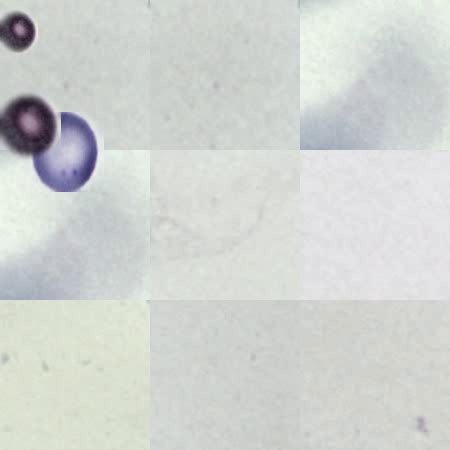
#> input picture frame 24 of cells.mp4, 450 x 450 px
$ jupyter execute kozlovDZ6m.ipynb
#> lines starting #> are read from the running program, lines starting #| are printed output that depends on the picture; after the words box and inside, x2 and y2 are one past the last pixel; in counts of white or black regions, pixels touching at a corner belong together
[cell 1]
# Продолжайте развивать генератор данных.
# Решите задачу трекинга объектов.
# Этап 1. Генератор последовательности кадров с потоком клеток, перемещающихся "слева - направо".
#  - сгенерировать последовательность кадров в 10 секунд (итого - примерно 240 кдаров)
# - первичное положение клеток - случайный пиксель
# - при достижении границы изображения объект прекращает свое существование
# - пусть генератор пути клеток позволяет перемещать клетку по синусоиде  y(x(t) ) = ax+b + c * sin( omega *x) + eps_noise
# - a,b,c omega - случайно сгенерированные значения для данной клетки  eps_noise - случайное значение для каждой секунды
# - a,b,c omega - случайно сгенерированные значения для данной клетки
# - 10 секунду - 10 отсчетов времени t,  положение между кажром 0 и кадром 24 интерполируется при помощи линейной интерполяции по формуле:
# - выполнить то же самое, только зависимость не T(z),как в примере, а y(x)

[cell 2]
# Этап 2. Трекинг объектов.
# Используя пример, приведенный в лекции про трекинг, решить задачу трекинга объектов
# Пути (положения) объктов на каждом кадре сохранить в файл.
# Визуализировать траектории объектов на изображении.

[cell 3]
#Создание видео из последовательности кадров

[cell 4]
import os
import random
import cv2
import numpy as np
import math
from tqdm import tqdm
from matplotlib import pyplot as plt


def load_images(folder):
    images = []
    for f in os.listdir(folder):
        if f.lower().endswith(('.png', '.jpg', '.jpeg')):
            img = cv2.imread(os.path.join(folder, f))
            if img is not None:
                images.append(img)
    return images

# [38 lines left out: functions generate_3x3_background, draw_cell_with_blur, not called in this run]

class CellWithYofX:
    # [33 lines left out: functions __init__, update, not called in this run]

def generate_y_of_x_video(output_path, duration=10, fps=30, img_size=(450, 450), max_cells=7):
    bg_images = load_images("/content/fon")
    cell_images = load_images("/content/cell")

    if not bg_images or not cell_images:
        raise ValueError("Проверьте папки с изображениями!")

    print(f"Загружено: {len(bg_images)} фонов, {len(cell_images)} клеток")

    background = generate_3x3_background(bg_images, img_size)

    fourcc = cv2.VideoWriter_fourcc(*'mp4v')
    out = cv2.VideoWriter(output_path, fourcc, fps, img_size)

    cells = []
    total_frames = duration * fps

    for frame_idx in tqdm(range(total_frames), desc="Генерация кадров"):
        frame = background.copy()
        current_time = frame_idx / fps

        if len(cells) < max_cells and (frame_idx % 20 == 0 or len(cells) < 2):
            cell_img = random.choice(cell_images)
            cell_size = random.randint(40, 80)
            cell_img = cv2.resize(cell_img, (cell_size, cell_size))

            cells.append({
                'obj': CellWithYofX(img_size, cell_size),
                'img': cell_img
            })

        for cell in cells[:]:
            if not cell['obj'].update(1/fps):
                cells.remove(cell)
                continue

            x, y = int(cell['obj'].x), int(cell['obj'].y)
            frame = draw_cell_with_blur(frame, cell['img'], x, y)

        out.write(frame)

        if frame_idx in [0, total_frames//4, total_frames//2, total_frames-1]:
            plt.figure(figsize=(8, 8))
            plt.imshow(cv2.cvtColor(frame, cv2.COLOR_BGR2RGB))
            plt.title(f"t = {current_time:.1f}с")
            plt.axis('off')
            plt.show()

    out.release()
    print(f"Видео сохранено: {output_path}")

try:
    generate_y_of_x_video(
        "cells.mp4",
        duration=10,
        fps=24,
        img_size=(450, 450),
        max_cells=8
    )
except Exception as e:
    print(f"Ошибка генерации видео: {e}")

class SimpleTracker:
    def __init__(self):
        self.tracks = {}
        self.next_id = 0

    def update(self, detections):
        if not self.tracks:
            for det in detections:
                self.tracks[self.next_id] = {
                    'positions': [self._center(det)],
                    'missed': 0
                }
                self.next_id += 1
            return self.tracks

        matched_det = set()
        updated_tracks = {}

        for track_id, track in self.tracks.items():
            last_pos = track['positions'][-1]
            min_dist = float('inf')
            best_match = None

            for i, det in enumerate(detections):
                if i in matched_det:
                    continue

                dist = self._distance(last_pos, self._center(det))
                if dist < 25:
                    if dist < min_dist:
                        min_dist = dist
                        best_match = i

            if best_match is not None:
                matched_det.add(best_match)
                track['positions'].append(self._center(detections[best_match]))
                track['missed'] = 0
                updated_tracks[track_id] = track

        for i, det in enumerate(detections):
            if i not in matched_det:
                self.tracks[self.next_id] = {
                    'positions': [self._center(det)],
                    'missed': 0
                }
                self.next_id += 1

        return self.tracks

    def _center(self, bbox):
        x, y, w, h = bbox
        return (x + w // 2, y + h // 2)

    def _distance(self, p1, p2):
        return ((p1[0] - p2[0]) ** 2 + (p1[1] - p2[1]) ** 2) ** 0.5

class BloodCellTracker:
    def __init__(self, video_path):
        self.cap = cv2.VideoCapture(video_path)
        if not self.cap.isOpened():
            raise ValueError(f"Не удалось открыть видео: {video_path}")

        self.MIN_CELL_AREA = 100
        self.MAX_CELL_AREA = 3000
        self.THRESHOLD = 15
        self.MIN_DISTANCE = 50
        self.MIN_ASPECT_RATIO = 1.0
        self.MAX_ASPECT_RATIO = 2.5

        self.kernel = cv2.getStructuringElement(cv2.MORPH_ELLIPSE, (7, 7))
        self.trackers = []
        self.bboxes = []
        self.track_ids = []
        self.track_history = {}
        self.next_id = 0
        self.colors = np.random.randint(0, 255, (1000, 3))
        self.tracker = SimpleTracker()

    def preprocess_frame(self, frame):
        try:
            hsv = cv2.cvtColor(frame, cv2.COLOR_BGR2HSV)
            gray = hsv[:, :, 1]

            blurred = cv2.GaussianBlur(gray, (9, 9), 0)
            thresh = cv2.adaptiveThreshold(
                blurred, 255,
                cv2.ADAPTIVE_THRESH_GAUSSIAN_C,
                cv2.THRESH_BINARY_INV, 11, 2
            )

            morphed = cv2.morphologyEx(thresh, cv2.MORPH_CLOSE, self.kernel)
            morphed = cv2.morphologyEx(morphed, cv2.MORPH_OPEN, self.kernel)

            return morphed
        except Exception as e:
            print(f"Ошибка обработки кадра: {e}")
            return None

    def detect_cells(self, frame):
        mask = self.preprocess_frame(frame)
        if mask is None:
            return []

        contours, _ = cv2.findContours(
            mask, cv2.RETR_EXTERNAL, cv2.CHAIN_APPROX_SIMPLE
        )

        valid_boxes = []
        for cnt in contours:
            area = cv2.contourArea(cnt)
            perimeter = cv2.arcLength(cnt, True)
            circularity = 4 * np.pi * area / (perimeter ** 2) if perimeter > 0 else 0
            if (self.MIN_CELL_AREA < area < self.MAX_CELL_AREA and
                    0.7 < circularity < 1.3):
                x, y, w, h = cv2.boundingRect(cnt)
                valid_boxes.append((x, y, w, h))
                aspect_ratio = max(w, h) / min(w, h)
                if self.MIN_ASPECT_RATIO < aspect_ratio < self.MAX_ASPECT_RATIO:
                    valid_boxes.append((x, y, w, h))

        return valid_boxes

    def update_tracking(self, frame):
        detections = self.detect_cells(frame)
        tracks = self.tracker.update(detections)

        self.track_history = {
            track_id: data['positions']
            for track_id, data in tracks.items()
            if data['missed'] < 5
        }

        return len(self.track_history)

    def visualize(self, frame):
        display_frame = frame.copy()

        for track_id, positions in self.track_history.items():
            color = self.colors[track_id % len(self.colors)].tolist()

            for i in range(1, len(positions)):
                cv2.line(display_frame, positions[i - 1], positions[i], color, 2)

            if positions:
                x, y = positions[-1]
                cv2.circle(display_frame, (x, y), 5, color, -1)
                cv2.putText(display_frame, f"ID:{track_id}", (x + 10, y),
                            cv2.FONT_HERSHEY_SIMPLEX, 0.5, color, 1)

        return display_frame

    def save_results(self, output_dir='output'):
        min_track_length = 10
        for track_id, positions in list(self.track_history.items()):
            if len(positions) < min_track_length:
                del self.track_history[track_id]
        os.makedirs(output_dir, exist_ok=True)

        with open(os.path.join(output_dir, 'tracks.csv'), 'w') as f:
            f.write("track_id,frame,x,y\n")
            for track_id, positions in self.track_history.items():
                for frame_num, (x, y) in enumerate(positions):
                    f.write(f"{track_id},{frame_num},{x},{y}\n")

        plt.figure(figsize=(8, 8))
        for track_id, positions in self.track_history.items():
            if len(positions) > 1:
                xs, ys = zip(*positions)
                plt.plot(xs, ys, label=f'Трек {track_id}',linestyle = '-.')

        plt.gca().invert_yaxis()
        plt.legend()
        plt.title("Траектории клеток")
        ax = plt.gca()
        ax.set_facecolor("lightgrey")
        plt.savefig(os.path.join(output_dir, 'trajectories.png'))
        plt.close()

    def run(self):
        total_frames = int(self.cap.get(cv2.CAP_PROP_FRAME_COUNT))
        output_frames = []

        with tqdm(total=total_frames, desc="Tracking cells") as pbar:
            while True:
                ret, frame = self.cap.read()
#> frame is the input picture: shape (450, 450, 3); mean B, G, R 208.5, 211.6, 208.4
                if not ret:
                    break

                try:
                    detections = self.detect_cells(frame)
#> in preprocess_frame, `gray = hsv[:, :, 1]`:
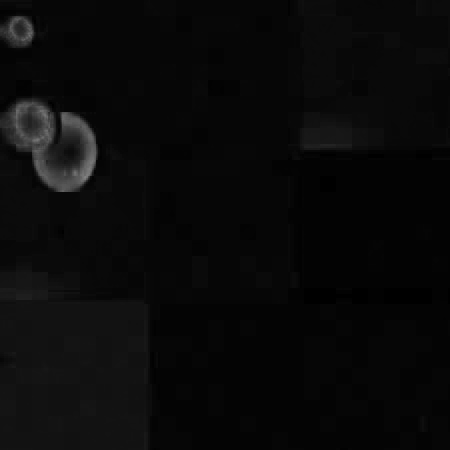
#> gray: shape (450, 450); min 0, max 131, mean 9.4
#> in preprocess_frame, `thresh = cv2.adaptiveThreshold( blurred, 255, cv2.ADAPTIVE_THRESH_GAUS..`:
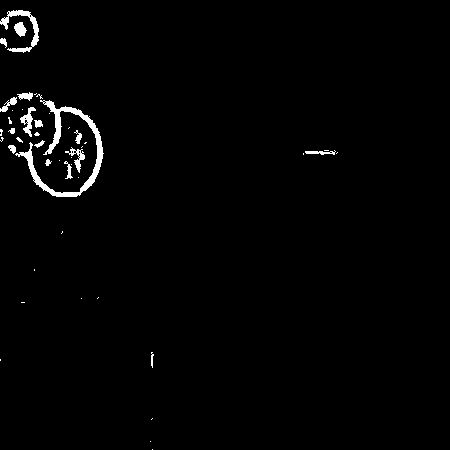
#> thresh: shape (450, 450); 1.5% white; 46 white regions (29 under 20 px), largest, box (x1, y1, x2, y2) and area: (15, 100, 104, 197) 1439, (0, 10, 39, 53) 434, (20, 107, 36, 137) 188
#> in preprocess_frame, `morphed = cv2.morphologyEx(thresh, cv2.MORPH_CLOSE, self.kernel)`:
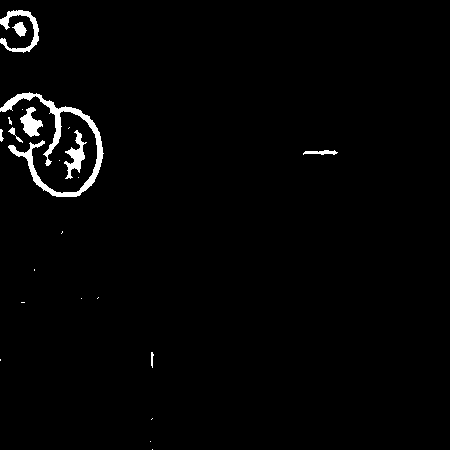
#> morphed: shape (450, 450); 1.8% white; 23 white regions (14 under 20 px), largest, box (x1, y1, x2, y2) and area: (0, 92, 104, 197) 1917, (0, 10, 39, 53) 519, (64, 130, 87, 179) 419
#> in preprocess_frame, `morphed = cv2.morphologyEx(morphed, cv2.MORPH_OPEN, self.kernel)`:
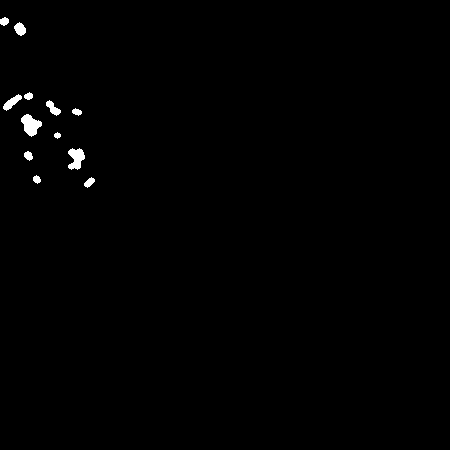
#> morphed: shape (450, 450); 0.63% white; 12 white regions
#> in detect_cells, `contours, _ = cv2.findContours( mask, cv2.RETR_EXTERNAL, cv2.CHAIN_APP..`: contours = 12 contours; largest, box (x1, y1, x2, y2) and area: (21, 114, 42, 137) 256, (68, 148, 85, 170) 216, (3, 94, 22, 111) 118, (14, 22, 26, 36) 96, (46, 100, 61, 116) 94
#> the loop in detect_cells, `for cnt in contours:` made 12 passes
#> (area, perimeter, circularity) on passes 1 to 8: (56, 30.63, 0.75), (38, 24.14, 0.819), (49.5, 27.56, 0.819), (216, 75.25, 0.479), (24, 19.31, 0.809), (256.5, 69.01, 0.677), (40, 26.14, 0.736), (94.5, 46.87, 0.541)
#> after the loop in detect_cells, `for cnt in contours:`: valid_boxes = []
#> detections = []
                    active_count = self.update_tracking(frame)
#> the loop in detect_cells (call 2), `for cnt in contours:` made 12 passes
#> after the loop in update, `for det in detections:`: self.next_id = 0; self.tracks = 0 items
#> active_count = 0
                    tracked_frame = self.visualize(frame)
                    output_frames.append(tracked_frame)

                    if cv2.waitKey(1) == 27:
#> (key Esc is pressed here)
                        break

                    pbar.update(1)
                except Exception as e:
                    print(f"Ошибка обработки кадра: {e}")
                    break

        height, width = output_frames[0].shape[:2]
        fourcc = cv2.VideoWriter_fourcc(*'mp4v')
#> fourcc = 1983148141
        out = cv2.VideoWriter('tracked_cells.mp4', fourcc, 24, (width, height))

        for frame in output_frames:
            out.write(frame)
#> this loop made 1 pass
        out.release()

        self.save_results()
        self.cap.release()
        cv2.destroyAllWindows()

        plt.figure(figsize=(8, 8))
        for i, idx in enumerate([0, len(output_frames)//4, len(output_frames)//2, len(output_frames)-1]):
            plt.subplot(2, 2, i+1)
            plt.imshow(cv2.cvtColor(output_frames[idx], cv2.COLOR_BGR2RGB))
            plt.title(f"Кадр {idx}")
            plt.axis('off')
#> this loop made 4 passes
        plt.show()
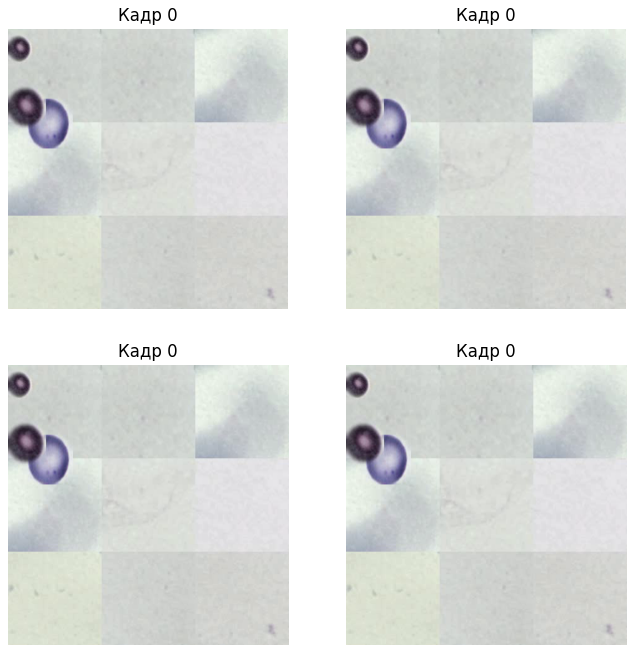
#> figure drawn by matplotlib, 4 panels
        self.save_results()
        img = cv2.imread('output/trajectories.png')
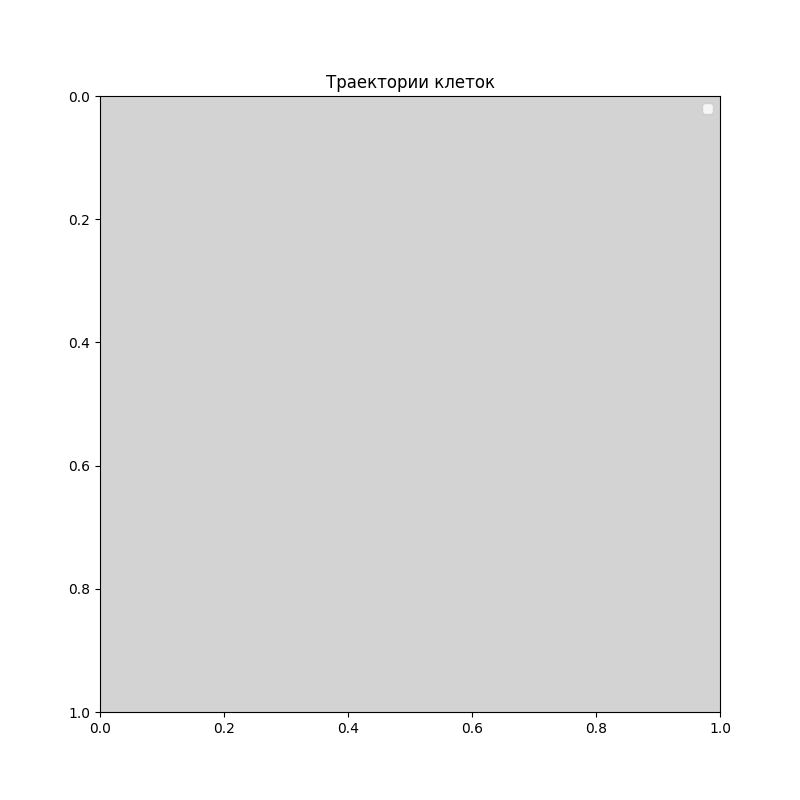
#> img: shape (800, 800, 3); min 0, max 255, mean 227.2
        plt.figure(figsize=(8, 8))
        plt.imshow(cv2.cvtColor(img, cv2.COLOR_BGR2RGB))
        plt.axis('off')
        plt.title("Траектории клеток")
        plt.show()
video_path = 'cells.mp4'
tracker = BloodCellTracker(video_path)
tracker.run()
print("Трекинг завершен. Результаты сохранены в папке output/")

$ run again, starting later in the video
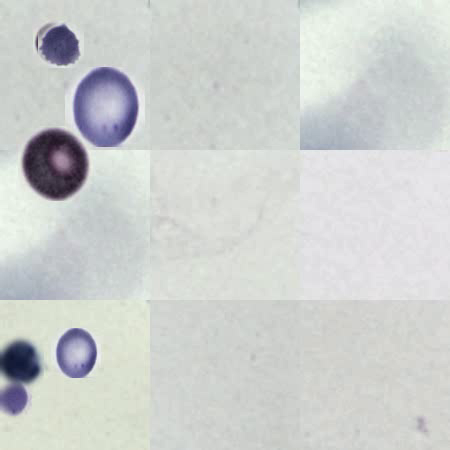
#> input picture frame 108 of cells.mp4, 450 x 450 px
#> in run, frame is the input picture: shape (450, 450, 3); mean B, G, R 206.4, 208, 204.9
#> hsv: shape (450, 450, 3); mean H, S, V 69.7, 11.5, 210.7
#> in preprocess_frame, `thresh = cv2.adaptiveThreshold( blurred, 255, cv2.ADAPTIVE_THRESH_GAUS..`:
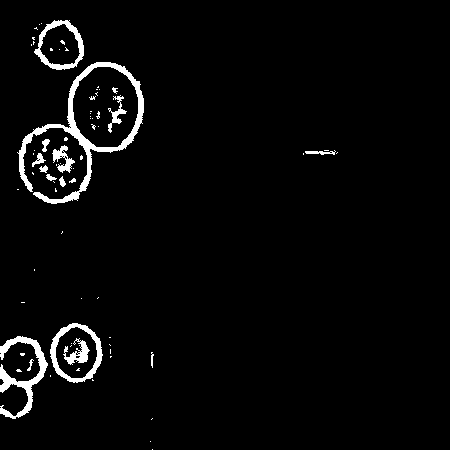
#> thresh: shape (450, 450); 3.3% white; 74 white regions (57 under 20 px), largest, box (x1, y1, x2, y2) and area: (17, 62, 144, 204) 2453, (0, 336, 48, 419) 1169, (50, 323, 103, 383) 806
#> contours = 29 contours; largest, box (x1, y1, x2, y2) and area: (63, 114, 98, 162) 446, (64, 339, 89, 364) 368, (52, 145, 74, 173) 341, (35, 349, 58, 370) 274, (0, 367, 16, 392) 200
#> the loop in detect_cells, `for cnt in contours:` made 29 passes
#> (area, perimeter, circularity) on passes 1 to 8: (48.5, 31.56, 0.612), (24, 19.31, 0.809), (24, 19.31, 0.809), (169.5, 71.84, 0.413), (199.5, 65.7, 0.581), (274.5, 78.67, 0.557), (368, 92.08, 0.545), (114.5, 55.7, 0.464)
#> after the loop in detect_cells, `for cnt in contours:`: valid_boxes = []
#> the loop in detect_cells (call 2), `for cnt in contours:` made 29 passes
#> after the loop in update, `for det in detections:`: self.next_id = 0; self.tracks = 0 items
#> active_count = 0
#> fourcc = 1983148141
#> the loop in run, `for frame in output_frames:` made 1 pass
#> the loop in run, `for i, idx in enumerate([0, len(output_frames)//4, len(output_frames)/..` made 4 passes
#> in run, `plt.show()`:
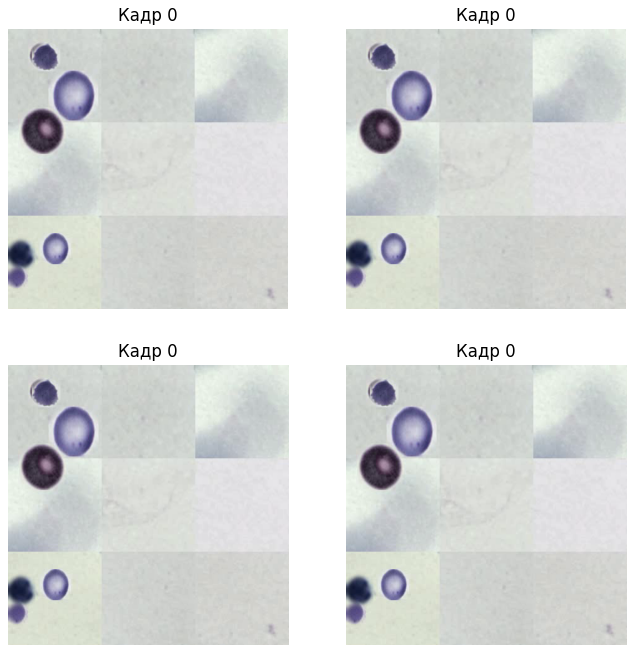
#> figure drawn by matplotlib, 4 panels

$ run again, starting later in the video
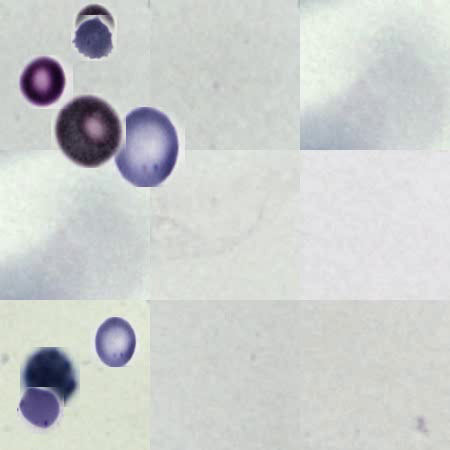
#> input picture frame 192 of cells.mp4, 450 x 450 px
#> in run, frame is the input picture: shape (450, 450, 3); mean B, G, R 204.9, 205.7, 203
#> hsv: shape (450, 450, 3); mean H, S, V 71.2, 13.2, 209
#> thresh: shape (450, 450); 4.2% white; 76 white regions (57 under 20 px), largest, box (x1, y1, x2, y2) and area: (13, 51, 185, 193) 3270, (15, 342, 82, 434) 1665, (69, 1, 117, 63) 897
#> contours = 28 contours; largest, box (x1, y1, x2, y2) and area: (15, 51, 77, 121) 1166, (103, 330, 128, 354) 446, (85, 112, 106, 140) 312, (47, 386, 81, 410) 310, (33, 68, 50, 93) 291
#> the loop in detect_cells, `for cnt in contours:` made 28 passes
#> (area, perimeter, circularity, x, y, w, h, aspect_ratio) on passes 9, 23: (445.5, 85.01, 0.775, 103, 330, 25, 24, 1.04), (291, 67.11, 0.812, 33, 68, 17, 25, 1.47)
#> after the loop in detect_cells, `for cnt in contours:`: valid_boxes = [(103, 330, 25, 24), (103, 330, 25, 24), (33, 68, 17, 25), (33, 68, 17, 25)]
#> in run, `detections = self.detect_cells(frame)`: detections has the same summary as valid_boxes in detect_cells
#> the loop in detect_cells (call 2), `for cnt in contours:` made 28 passes
#> in update_tracking, `detections = self.detect_cells(frame)`: detections has the same summary as valid_boxes in detect_cells
#> the loop in update, `for det in detections:` made 4 passes
#> after the loop in update, `for det in detections:`: self.next_id = 4; self.tracks = 4 items
#> self.track_history = {0: [(115, 342)], 1: [(115, 342)], 2: [(41, 80)], 3: [(41, 80)]}
#> active_count = 4
#> the loop in visualize, `for track_id, positions in self.track_history.items():` made 4 passes
#> (color, x, y) on passes 1 to 4: ([172, 47, 117], 115, 342), ([192, 67, 251], 115, 342), ([195, 103, 9], 41, 80), ([211, 21, 242], 41, 80)
#> after the loop in visualize, `for track_id, positions in self.track_history.items():`:
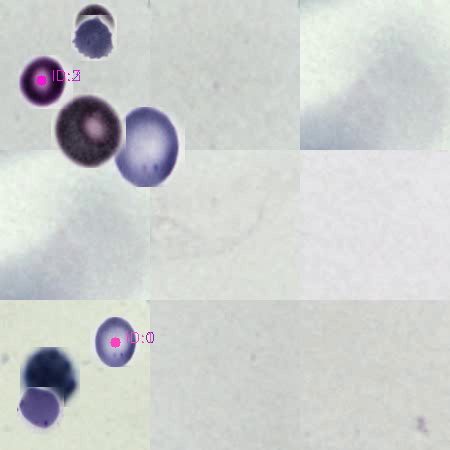
#> display_frame: shape (450, 450, 3); 0.16% of pixels changed, all inside (x1, y1, x2, y2) = (36, 70, 154, 348)
#> fourcc = 1983148141
#> the loop in run, `for frame in output_frames:` made 1 pass
#> the loop in save_results, `for track_id, positions in list(self.track_history.items()):` made 4 passes
#> the loop in run, `for i, idx in enumerate([0, len(output_frames)//4, len(output_frames)/..` made 4 passes
#> in run, `plt.show()`:
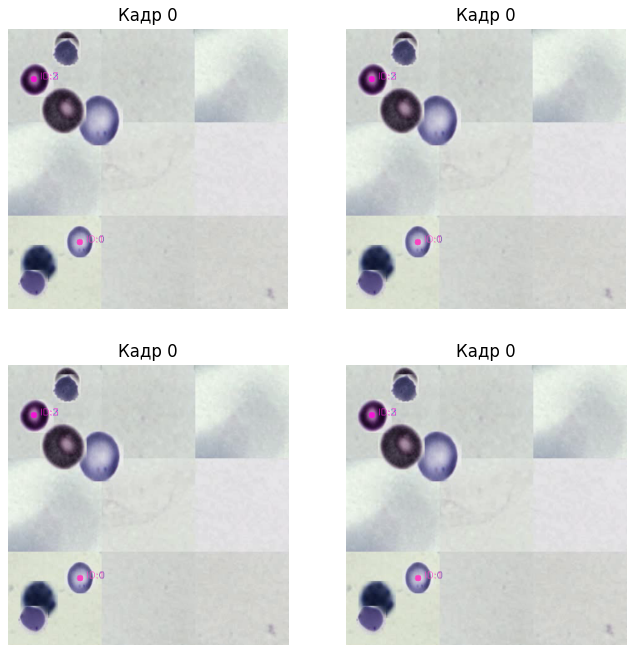
#> figure drawn by matplotlib, 4 panels
